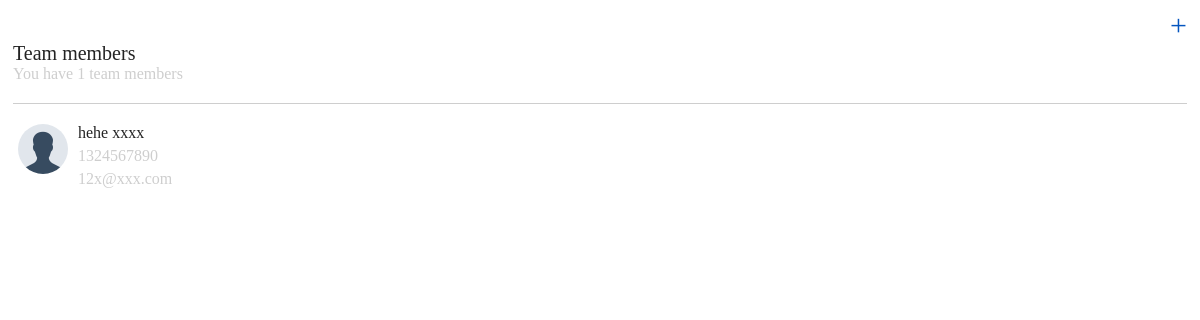
Page /teams/ on the earlier database version.
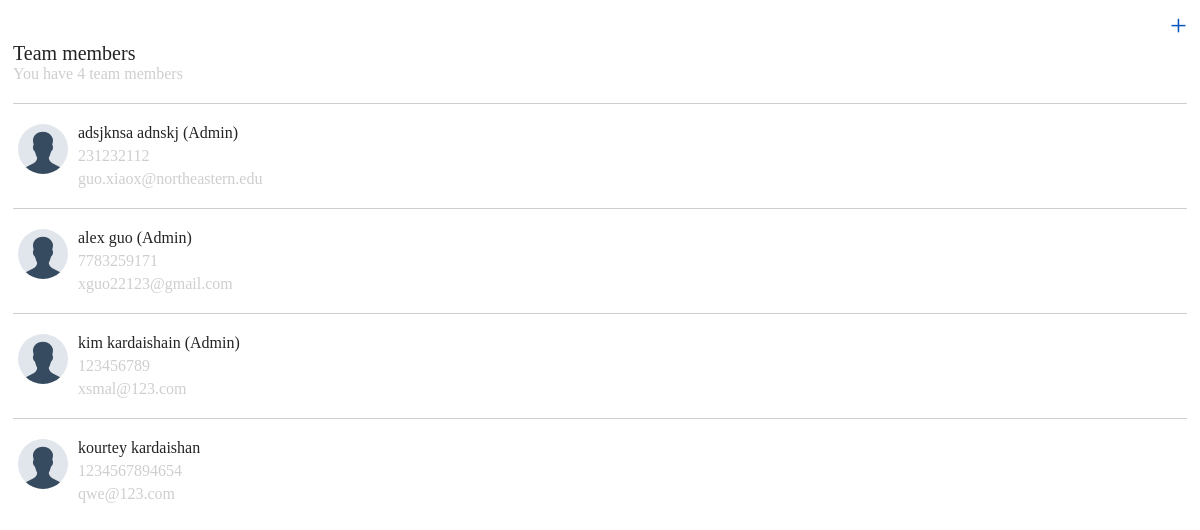
Same page on the later database version.
### teams/models.py (models this page shows, shortened)
class People(models.Model):
    first_name = models.CharField(max_length=200)
    last_name = models.CharField(max_length=200)
    email = models.CharField(max_length=200)
    phone = models.CharField(max_length=200)
    Type_SELECT = (
        ('R', "Regular - Can't delete members"),
        ('A', 'Admin - Can delete members')
    )
    role = models.CharField(
        max_length=1,
        choices=Type_SELECT,
        default='R'
    )

### teams/views.py (the view)
# urls.py: path('', views.IndexView.as_view(), name='index'),
class IndexView(generic.ListView):
    template_name = 'teams/index.html'
    model = People

### teams/templates/teams/index.html
{% extends 'teams/base.html' %}
{% load static %}
{% block style %}
    <link rel="stylesheet" type="text/css" href="{% static 'teams/style/index.css' %}">
{% endblock %}
{% block content %}
    <div class="container">
        <div class="addBtnContainer">
            <a class="addBtn" href="{% url 'teams:add'%}">+</a>
        </div>
        <div class="title">Team members</div>
        <div class="subtitle">You have {{people_list.count}} team members</div>
        {% if people_list %}
            <div class="contentContainer">
            {% for people in people_list %}
                <div class="dividingLine"></div>
                <div class="subContainer">
                    <div class="avatar"></div>
                    <a class="peopleContainer" href="{% url 'teams:detail' people.id %}">
                        <div class="name">
                            {{ people.first_name }} {{ people.last_name }}
                            {% if people.role == "A" %}
                                <span>(Admin)</span>
                            {% endif %}
                        </div>
                        <div class="phone"> {{ people.phone }}</div>
                        <div class="email"> {{ people.email }}</div>
                    </a>
                </div>
            {% endfor %}
            </div>
        {% else %}
            <p>No team memebers</p>
        {% endif %}
    </div>
{% endblock %}

### teams/templates/teams/base.html (shortened to what this page needs)
<html lang="en">
<head>
    {% load static %}
    {% block style %}
    {% endblock %}
</head>
<body>
   {% block content %}
   {% endblock %}
</body>
</html>

### teams/static/teams/style/index.css (style rules this page uses)
.addBtnContainer { display: flex; justify-content: right; }
.addBtn { margin-right: 5px; color: #0455bf; font-size: 30px; text-decoration: none; }
.title { font-size: 20px; margin-left: 5px; color: #232323; }
.subtitle { margin-left: 5px; color: #cecece; }
.contentContainer { margin-top: 20px; padding: 0 5px; }
.dividingLine { margin: 10px 0; background-color: #cecece; height: 1px; }
.avatar { width: 50px; height: 50px; background: url("../images/default-avatar.png"); background-size: 100% 100%; border-radius: 50%; }
.subContainer { display: flex; margin: 20px 5px; }
.peopleContainer { margin-left: 10px; text-decoration: none; }
.name { color: #232323; }
.phone, .email { color: #cecece; margin-top: 5px; }

Differences in the rows shown:
removed People: first_name "hehe", last_name "xxxx", phone "1324567890", email "12x@xxx.com"
added People: first_name "adsjknsa", last_name "adnskj", role "(Admin)", phone "231232112", email "guo.xiaox@northeastern.edu"
added People: first_name "alex", last_name "guo", role "(Admin)", phone "7783259171", email "xguo22123@gmail.com"
added People: first_name "kim", last_name "kardaishain", role "(Admin)", phone "123456789", email "xsmal@123.com"
added People: first_name "kourtey", last_name "kardaishan", phone "1234567894654", email "qwe@123.com"
Other differences:
{{ people_list.count }}: "1" → "4"
